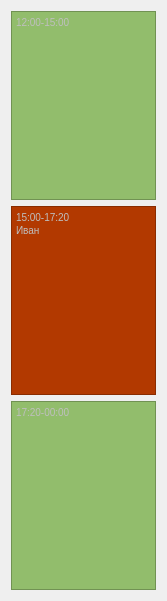
                     <widget class="QWidget" name="scrollAreaWidgetContents_5">
                      <property name="geometry">
                       <rect>
                        <x>0</x>
                        <y>0</y>
                        <width>167</width>
                        <height>601</height>
                       </rect>
                      </property>
                      <layout class="QVBoxLayout" name="verticalLayout_17">
                       <item>
                        <widget class="QTextEdit" name="textEdit_11">
                         <property name="enabled">
                          <bool>false</bool>
                         </property>
                         <property name="minimumSize">
                          <size>
                           <width>0</width>
                           <height>50</height>
                          </size>
                         </property>
                         <property name="maximumSize">
                          <size>
                           <width>16777215</width>
                           <height>16777215</height>
                          </size>
                         </property>
                         <property name="styleSheet">
                          <string notr="true">background-color: rgb(146, 189, 108);</string>
                         </property>
                         <property name="html">
                          <string>&lt;!DOCTYPE HTML PUBLIC &quot;-//W3C//DTD HTML 4.0//EN&quot; &quot;http://www.w3.org/TR/REC-html40/strict.dtd&quot;&gt;
&lt;html&gt;&lt;head&gt;&lt;meta name=&quot;qrichtext&quot; content=&quot;1&quot; /&gt;&lt;style type=&quot;text/css&quot;&gt;
p, li { white-space: pre-wrap; }
&lt;/style&gt;&lt;/head&gt;&lt;body style=&quot; font-family:'MS Shell Dlg 2'; font-size:9.75pt; font-weight:400; font-style:normal;&quot;&gt;
&lt;p style=&quot; margin-top:0px; margin-bottom:0px; margin-left:0px; margin-right:0px; -qt-block-indent:0; text-indent:0px;&quot;&gt;&lt;span style=&quot; font-size:7.8pt;&quot;&gt;12:00-15:00&lt;/span&gt;&lt;/p&gt;&lt;/body&gt;&lt;/html&gt;</string>
                         </property>
                        </widget>
                       </item>
                       <item>
                        <widget class="QTextEdit" name="textEdit_12">
                         <property name="enabled">
                          <bool>false</bool>
                         </property>
                         <property name="minimumSize">
                          <size>
                           <width>0</width>
                           <height>50</height>
                          </size>
                         </property>
                         <property name="maximumSize">
                          <size>
                           <width>16777215</width>
                           <height>16777215</height>
                          </size>
                         </property>
                         <property name="styleSheet">
                          <string notr="true">background-color: rgb(178, 57, 0);</string>
                         </property>
                         <property name="html">
                          <string>&lt;!DOCTYPE HTML PUBLIC &quot;-//W3C//DTD HTML 4.0//EN&quot; &quot;http://www.w3.org/TR/REC-html40/strict.dtd&quot;&gt;
&lt;html&gt;&lt;head&gt;&lt;meta name=&quot;qrichtext&quot; content=&quot;1&quot; /&gt;&lt;style type=&quot;text/css&quot;&gt;
p, li { white-space: pre-wrap; }
&lt;/style&gt;&lt;/head&gt;&lt;body style=&quot; font-family:'MS Shell Dlg 2'; font-size:9.75pt; font-weight:400; font-style:normal;&quot;&gt;
&lt;p style=&quot; margin-top:0px; margin-bottom:0px; margin-left:0px; margin-right:0px; -qt-block-indent:0; text-indent:0px;&quot;&gt;&lt;span style=&quot; font-size:7.8pt;&quot;&gt;15:00-17:20&lt;/span&gt;&lt;/p&gt;
&lt;p style=&quot; margin-top:0px; margin-bottom:0px; margin-left:0px; margin-right:0px; -qt-block-indent:0; text-indent:0px;&quot;&gt;&lt;span style=&quot; font-size:7.8pt;&quot;&gt;Иван&lt;/span&gt;&lt;/p&gt;&lt;/body&gt;&lt;/html&gt;</string>
                         </property>
                        </widget>
                       </item>
                       <item>
                        <widget class="QTextEdit" name="textEdit_13">
                         <property name="enabled">
                          <bool>false</bool>
                         </property>
                         <property name="minimumSize">
                          <size>
                           <width>0</width>
                           <height>50</height>
                          </size>
                         </property>
                         <property name="maximumSize">
                          <size>
                           <width>16777215</width>
                           <height>16777215</height>
                          </size>
                         </property>
                         <property name="styleSheet">
                          <string notr="true">background-color: rgb(146, 189, 108);</string>
                         </property>
                         <property name="html">
                          <string>&lt;!DOCTYPE HTML PUBLIC &quot;-//W3C//DTD HTML 4.0//EN&quot; &quot;http://www.w3.org/TR/REC-html40/strict.dtd&quot;&gt;
&lt;html&gt;&lt;head&gt;&lt;meta name=&quot;qrichtext&quot; content=&quot;1&quot; /&gt;&lt;style type=&quot;text/css&quot;&gt;
p, li { white-space: pre-wrap; }
&lt;/style&gt;&lt;/head&gt;&lt;body style=&quot; font-family:'MS Shell Dlg 2'; font-size:9.75pt; font-weight:400; font-style:normal;&quot;&gt;
&lt;p style=&quot; margin-top:0px; margin-bottom:0px; margin-left:0px; margin-right:0px; -qt-block-indent:0; text-indent:0px;&quot;&gt;&lt;span style=&quot; font-size:7.8pt;&quot;&gt;17:20-00:00&lt;/span&gt;&lt;/p&gt;&lt;/body&gt;&lt;/html&gt;</string>
                         </property>
                        </widget>
                       </item>
                      </layout>
                     </widget>
